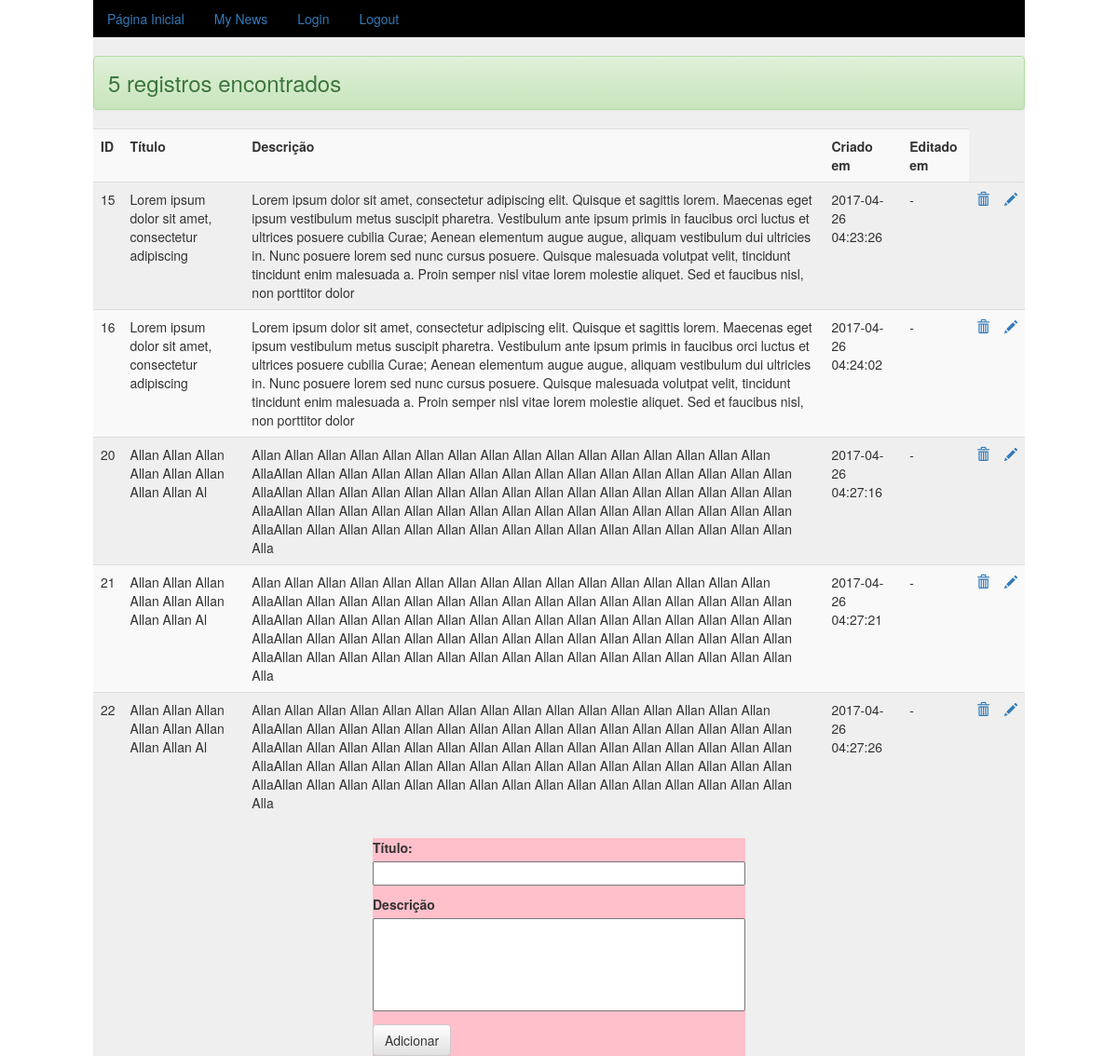
Screenshot of /mynews.php (signed in) with the database file from the repository.
### tables this page shows
CREATE TABLE `tb_news` (
  `id` int(11) NOT NULL,
  `user_id` int(11) NOT NULL,
  `title` varchar(50) NOT NULL,
  `description` varchar(500) NOT NULL,
  `created_at` datetime NOT NULL,
  `edited_at` datetime DEFAULT NULL
);

### mynews_list.php (the view, shortened to what this page needs)
<?php
	include 'connection.php';
	$sql = "SELECT id, title, description, created_at, edited_at FROM tb_news WHERE user_id = ?";
	$stmt = $DB->prepare($sql);
	$stmt->bindParam(1,$_SESSION['id']);
	$result = $stmt->execute();
	if (!$result){
	    echo '<h3 class="alert alert-danger">Ocorreu algum erro</h3>';
	}else if ($stmt->rowCount() <= 0) {
		echo '<h3 class="alert alert-info">Nenhum registro encontrado</h3>';
	}else{
		echo '<h3 class="alert alert-success">'.$stmt->rowCount()." registros encontrados</h3>";
		echo '<table class="table table-striped">
				<tr>
					<th>ID</th>
					<th>Título</th>
					<th>Descrição</th>
					<th>Criado em</th>
					<th>Editado em</th>
				</tr>';
		$stmt->setFetchMode(PDO::FETCH_ASSOC);
		$rows = $stmt->fetchAll();
		foreach ($rows as $row) {
			echo '<tr>';
			foreach ($row as $key => $value) {
				if (empty($value)) {
					echo '<td>-</td>';
				}else{
					echo '<td>'.$value.'</td>';
				}
			}
			$id = $row['id'];
			echo '<td><a href="perform_deletenews.php?id='.$id.'"><span class="glyphicon glyphicon-trash" aria-hidden="true"></span></a></td>';
			echo '<td><a href="editnews.php?id='.$id.'"><span class="glyphicon glyphicon-pencil" aria-hidden="true"></span></a></td>';
			echo '</tr>';
		}
		echo '</table>';
	}
?>

### mynews.php (shortened to what this page needs)
<!DOCTYPE html>
<html lang="pt-BR">
<head>
	<?php include 'header.php'; ?>
</head>
<body>
	<div class="principal">
		<?php include 'menu.php'; ?>
		<?php include 'mynews_list.php'; ?>
		<link rel="stylesheet" href="bootstrap/css/bootstrap.min.css">
	 	<link rel="stylesheet" href="bootstrap/css/bootstrap-theme.min.css">
		<form id="post_form" name="post_form" method="post" action="perform_addnews.php">
			<p>
				<label for="title">Título: </label>
				<input type="text" maxlength="50" name="title">
			</p>
			<p>
				<label for="description">Descrição</label>
				<textarea name="description" maxlength="500" form="post_form"></textarea>
			</p>
			<button type="submit" name="add_post" class="btn btn-default">Adicionar</button>
		</form>
	</div>
</body>
</html>

### header.php (shortened to what this page needs)
<link rel="stylesheet" href="bootstrap/css/bootstrap.min.css">
<link rel="stylesheet" href="bootstrap/css/bootstrap-theme.min.css">

### menu.php
<nav class="menu">
	<ul class="nav nav-pills">
		<li>
			<a href="index.php">Página Inicial</a>
		</li>
		<li>
			<a href="mynews.php">My News</a>
		</li>
		<li>
			<a href="login.php">Login</a>
		</li>
		<li>
			<a href="logout.php">Logout</a>
		</li>
	</ul>
</nav>

### header.php (style rules this page uses)
.principal { width: 1000px; float: none; margin: 0 auto; background-color: #EFEFEF; }
.menu { background-color: black; }
#post_form { width: 400px; float: none; margin: 0 auto; background-color: pink; }
#post_form input { width: 100%; }
#post_form textarea { width: 100%; height: 100px; resize: none; }

### rows the page displays
tb_news: id "15", title "Lorem ipsum dolor sit amet, consectetur adipiscing", description "Lorem ipsum dolor sit amet, consectetur adipiscing elit. Quisque et sagittis lorem. Maecenas eget ipsum vestibulum metus suscipit pharetra. Vestibulum ante ipsum primis in faucibus orci luctus et ultrices posuere cubilia Curae; Aenean elementum augue augue, aliquam vestibulum dui ultricies in. Nunc posuere lorem sed nunc cursus posuere. Quisque malesuada volutpat velit, tincidunt tincidunt enim malesuada a. Proin semper nisl vitae lorem molestie aliquet. Sed et faucibus nisl, non porttitor dolor", created_at "2017-04-26 04:23:26"
tb_news: id "16", title "Lorem ipsum dolor sit amet, consectetur adipiscing", description "Lorem ipsum dolor sit amet, consectetur adipiscing elit. Quisque et sagittis lorem. Maecenas eget ipsum vestibulum metus suscipit pharetra. Vestibulum ante ipsum primis in faucibus orci luctus et ultrices posuere cubilia Curae; Aenean elementum augue augue, aliquam vestibulum dui ultricies in. Nunc posuere lorem sed nunc cursus posuere. Quisque malesuada volutpat velit, tincidunt tincidunt enim malesuada a. Proin semper nisl vitae lorem molestie aliquet. Sed et faucibus nisl, non porttitor dolor", created_at "2017-04-26 04:24:02"
tb_news: id "20", title "Allan Allan Allan Allan Allan Allan Allan Allan Al", description "Allan Allan Allan Allan Allan Allan Allan Allan Allan Allan Allan Allan Allan Allan Allan Allan AllaAllan Allan Allan Allan Allan Allan Allan Allan Allan Allan Allan Allan Allan Allan Allan Allan AllaAllan Allan Allan Allan Allan Allan Allan Allan Allan Allan Allan Allan Allan Allan Allan Allan AllaAllan Allan Allan Allan Allan Allan Allan Allan Allan Allan Allan Allan Allan Allan Allan Allan AllaAllan Allan Allan Allan Allan Allan Allan Allan Allan Allan Allan Allan Allan Allan Allan Allan Alla", created_at "2017-04-26 04:27:16"
tb_news: id "21", title "Allan Allan Allan Allan Allan Allan Allan Allan Al", description "Allan Allan Allan Allan Allan Allan Allan Allan Allan Allan Allan Allan Allan Allan Allan Allan AllaAllan Allan Allan Allan Allan Allan Allan Allan Allan Allan Allan Allan Allan Allan Allan Allan AllaAllan Allan Allan Allan Allan Allan Allan Allan Allan Allan Allan Allan Allan Allan Allan Allan AllaAllan Allan Allan Allan Allan Allan Allan Allan Allan Allan Allan Allan Allan Allan Allan Allan AllaAllan Allan Allan Allan Allan Allan Allan Allan Allan Allan Allan Allan Allan Allan Allan Allan Alla", created_at "2017-04-26 04:27:21"
tb_news: id "22", title "Allan Allan Allan Allan Allan Allan Allan Allan Al", description "Allan Allan Allan Allan Allan Allan Allan Allan Allan Allan Allan Allan Allan Allan Allan Allan AllaAllan Allan Allan Allan Allan Allan Allan Allan Allan Allan Allan Allan Allan Allan Allan Allan AllaAllan Allan Allan Allan Allan Allan Allan Allan Allan Allan Allan Allan Allan Allan Allan Allan AllaAllan Allan Allan Allan Allan Allan Allan Allan Allan Allan Allan Allan Allan Allan Allan Allan AllaAllan Allan Allan Allan Allan Allan Allan Allan Allan Allan Allan Allan Allan Allan Allan Allan Alla", created_at "2017-04-26 04:27:26"

### other values shown
$stmt->rowCount() "5"
